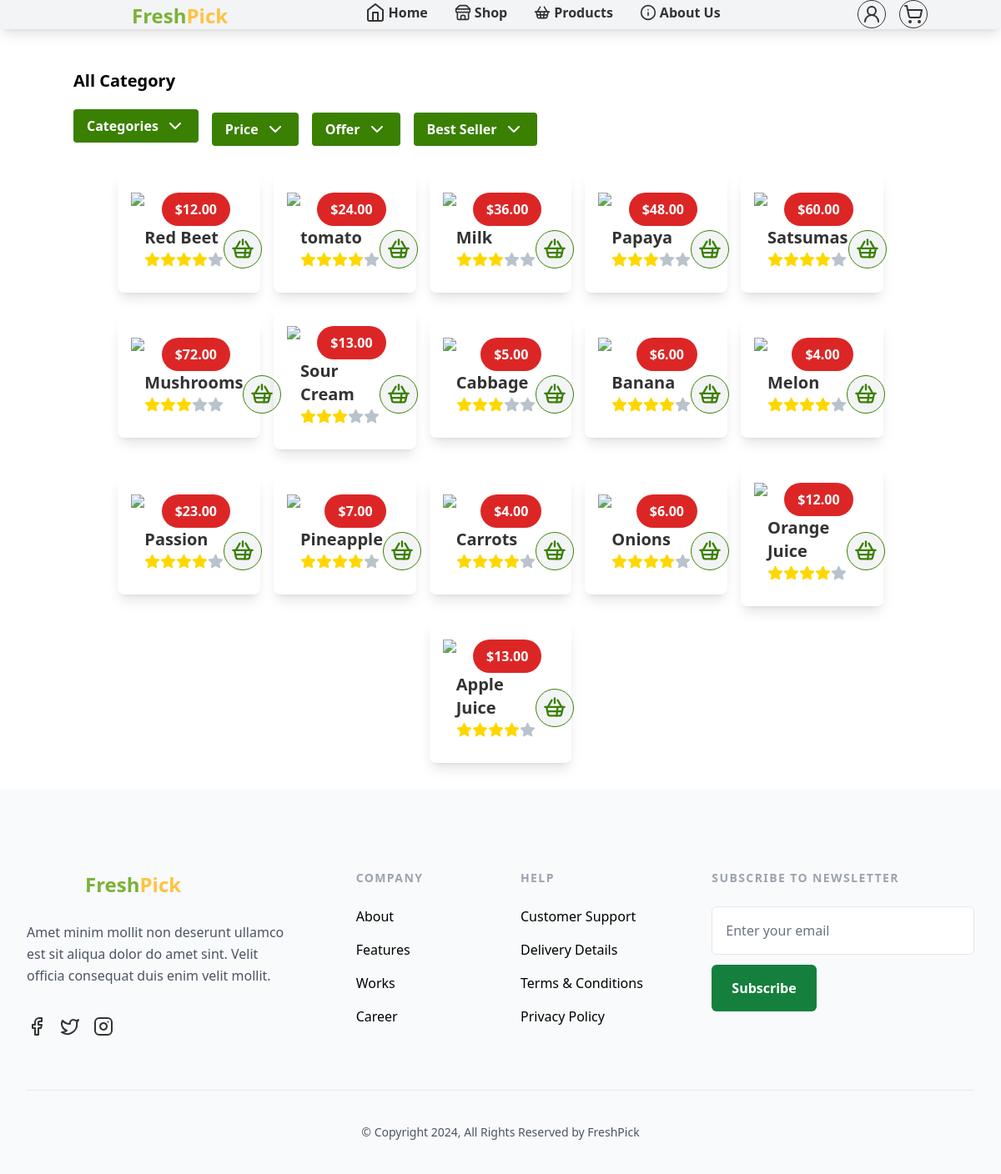
Screenshot of /products/ (signed in) with the database file from the repository.
### FreshPickApp/models.py (models this page shows, shortened)
class Product(models.Model):
    name = models.CharField(max_length=255)
    description = models.TextField()
    price = models.DecimalField(max_digits=8, decimal_places=2)
    quantity_available = models.IntegerField()
    image = models.CharField(max_length=255)
    category = models.CharField(max_length=255)

### FreshPickApp/views.py (the view)
# urls.py: path('products/', views.products, name='products'),
@login_required
def products(request):
    if request.user.is_authenticated:
        products = Product.objects.all()
        return render(request, 'products.html', {'products': products})
    else:
        return redirect('login')

### FreshPickApp/templates/products.html (shortened to what this page needs)
{% extends 'base.html' %}
{% block content %}
<div class="container mx-auto py-8">
    <h1 class="text-xl font-bold mt-4 px-2 lg:px-0">All Category</h1>
    <div class="mt-4 text-white inline-flex items-center flex-wrap space-y-2 px-2 lg:px-0">
        <button class="gap-2 inline-flex items-center mr-2 bg-[#3A8002] px-4 py-2 rounded font-semibold">
            Categories
            <svg xmlns="http://www.w3.org/2000/svg" width="24" height="24" viewBox="0 0 24 24" fill="none" stroke="currentColor" stroke-width="2" stroke-linecap="round" stroke-linejoin="round" class="lucide lucide-chevron-down"><path d="m6 9 6 6 6-6"/></svg>
        </button>
        <button class="gap-2 inline-flex items-center mx-2 bg-[#3A8002] px-4 py-2 rounded font-semibold">
            Price
            <svg xmlns="http://www.w3.org/2000/svg" width="24" height="24" viewBox="0 0 24 24" fill="none" stroke="currentColor" stroke-width="2" stroke-linecap="round" stroke-linejoin="round" class="lucide lucide-chevron-down"><path d="m6 9 6 6 6-6"/></svg>
        </button>
        <button class="gap-2 inline-flex items-center mx-2 bg-[#3A8002] px-4 py-2 rounded font-semibold">
            Offer
            <svg xmlns="http://www.w3.org/2000/svg" width="24" height="24" viewBox="0 0 24 24" fill="none" stroke="currentColor" stroke-width="2" stroke-linecap="round" stroke-linejoin="round" class="lucide lucide-chevron-down"><path d="m6 9 6 6 6-6"/></svg>
        </button>
        <button class="gap-2 inline-flex items-center mx-2 bg-[#3A8002] px-4 py-2 rounded font-semibold">
            Best Seller
            <svg xmlns="http://www.w3.org/2000/svg" width="24" height="24" viewBox="0 0 24 24" fill="none" stroke="currentColor" stroke-width="2" stroke-linecap="round" stroke-linejoin="round" class="lucide lucide-chevron-down"><path d="m6 9 6 6 6-6"/></svg>
        </button>
    </div>
    <div class="flex items-center lg:gap-4 mt-8 !flex-wrap justify-center">
        {% for product in products %}
        {% if product.quantity_available > 0 %}
        <div class="card w-1/2 md:w-1/3 lg:w-1/6 p-1 rounded-lg shadow-lg px-4 py-6 hover:shadow-2xl transition-all duration-300">
            <div class="card-img mx-auto text-center relative">
                <span class="absolute top-0 right-[20px] badge px-4 py-2 rounded-full bg-red-600 text-white font-semibold">${{ product.price }}</span>
            </div>
            <div class="card-desc inline-flex items-center justify-between w-full px-4 mt-4">
                <div class="product">
                    <h1 class="text-xl font-semibold text-[#333333]">{{ product.name }}</h1>
                    <div class="inline-flex items-center mt-[3px]">
                    </div>
                </div>
                <button class="text-[#3A8002] border border-[#3A8002] rounded-full p-2 bg-gray-100 hover:bg-green-700 hover:text-white transition-all duration-300" onclick="openModal('{{ product.id }}', '{{ product.name }}', '{{ product.price }}', '{{ product.description }}', '{{ product.image }}')">
                </button>
            </div>
        </div>
        {% endif %}
        {% endfor %}
    </div>
</div>
{% endblock %}

### FreshPickApp/templates/base.html (shortened to what this page needs)
{% load static %}
<!DOCTYPE html>
<html lang="en">
<head>
    <link rel="stylesheet" href="https://cdnjs.cloudflare.com/ajax/libs/font-awesome/5.15.3/css/all.min.css" />
    <script src="https://cdn.tailwindcss.com"></script>
</head>
<body>
<header class="bg-gray-100 shadow-lg h-full sticky top-0 z-[99]">
    <div class="container mx-auto flex justify-between items-center">
        <div>
            <a href="/" class="text-white text-2xl font-semibold inline-flex items-center">
                <h1 class="text-[#7bb234] ">Fresh<span class="text-[#ffc241]">Pick</span></h1>
            </a>
        </div>
        <nav class="hidden lg:block">
            <ul class="flex space-x-8">
                <li><a href="/" class="text-[#333333] font-semibold inline-flex items-center gap-1 hover:text-green-700 transition-all duration-300">
                    <svg xmlns="http://www.w3.org/2000/svg" width="24" height="24" viewBox="0 0 24 24" fill="none" stroke="currentColor" stroke-width="2" stroke-linecap="round" stroke-linejoin="round" class="lucide lucide-home"><path d="m3 9 9-7 9 7v11a2 2 0 0 1-2 2H5a2 2 0 0 1-2-2z"/><polyline points="9 22 9 12 15 12 15 22"/></svg>
                    Home</a>
                </li>
                <li><a href="/shop" class="text-[#333333] font-semibold inline-flex items-center gap-1 hover:text-green-700 transition-all duration-300">
                    Shop</a>
                </li>
                <li><a href="/products" class="text-[#333333] font-semibold inline-flex items-center gap-1 hover:text-green-700 transition-all duration-300">
                    Products</a>
                </li>
                <li><a href="/about" class="text-[#333333] font-semibold inline-flex items-center gap-1 hover:text-green-700 transition-all duration-300">
                    <svg xmlns="http://www.w3.org/2000/svg" width="20" height="20" viewBox="0 0 24 24" fill="none" stroke="currentColor" stroke-width="2" stroke-linecap="round" stroke-linejoin="round" class="lucide lucide-info"><circle cx="12" cy="12" r="10"/><path d="M12 16v-4"/><path d="M12 8h.01"/></svg>
                    About Us</a>
                </li>
            </ul>
        </nav>
        <div class="inline-flex items-center gap-4">
            <div class="relative">
                <button class="text-[#333333] font-semibold bg-transparent px-1 py-1 border-[1.5px] border-[#333333] hover:border-green-700 rounded-full hover:text-green-700 transition-all duration-300">
                    <svg xmlns="http://www.w3.org/2000/svg" width="24" height="24" viewBox="0 0 24 24" fill="none" stroke="currentColor" stroke-width="2" stroke-linecap="round" stroke-linejoin="round" class="lucide lucide-user-round"><circle cx="12" cy="8" r="5"/><path d="M20 21a8 8 0 0 0-16 0"/></svg>
                </button>
            </div>
            <div class="relative">
                <a href="{% url 'cart-items' %}">
                    <button id="cartButton" class="text-[#333333] font-semibold bg-transparent px-1 py-1 border-[1.5px] rounded-full border-[#333333] hover:border-green-700 hover:text-green-700 transition-all duration-300">
                    </button>
                </a>
              </div>
        </div>
    </div>
</header>
{% block content %}{% endblock %}
<section class="py-10 bg-gray-50 sm:pt-16 lg:pt-24">
    <div class="px-4 mx-auto sm:px-6 lg:px-8 max-w-7xl">
        <div class="grid grid-cols-2 md:col-span-3 lg:grid-cols-6 gap-y-16 gap-x-12">
            <div class="col-span-2 md:col-span-3 lg:col-span-2 lg:pr-8">
                <a href="/" class="text-white text-2xl font-semibold inline-flex items-center">
                    <h1 class="text-[#7bb234] ">Fresh<span class="text-[#ffc241]">Pick</span></h1>
                </a>
                <p class="text-base leading-relaxed text-gray-600 mt-7">Amet minim mollit non deserunt ullamco est sit aliqua dolor do amet sint. Velit officia consequat duis enim velit mollit.</p>
                <ul class="flex space-x-4 mt-9">
                    <li><a href="#" class="text-[#333333] hover:text-green-700 transition-all duration-300">
                        <svg xmlns="http://www.w3.org/2000/svg" width="24" height="24" viewBox="0 0 24 24" fill="none" stroke="currentColor" stroke-width="2" stroke-linecap="round" stroke-linejoin="round" class="lucide lucide-facebook"><path d="M18 2h-3a5 5 0 0 0-5 5v3H7v4h3v8h4v-8h3l1-4h-4V7a1 1 0 0 1 1-1h3z"/></svg>
                    </a></li>
                    <li><a href="#" class="text-[#333333] hover:text-green-700 transition-all duration-300">
                    </a></li>
                    <li><a href="#" class="text-[#333333] hover:text-green-700 transition-all duration-300">
                    </a></li>
                </ul>
            </div>
            <div>
                <p class="text-sm font-semibold tracking-widest text-gray-400 uppercase">Company</p>
                <ul class="mt-6 space-y-4">
                    <li>
                        <a href="/about" title="" class="flex text-base text-black transition-all duration-200 hover:text-green-700 focus:text-green-700"> About </a>
                    </li>
                    <li>
                        <a href="#" title="" class="flex text-base text-black transition-all duration-200 hover:text-green-700 focus:text-green-700"> Features </a>
                    </li>
                    <li>
                        <a href="#" title="" class="flex text-base text-black transition-all duration-200 hover:text-green-700 focus:text-green-700"> Works </a>
                    </li>
                    <li>
                        <a href="#" title="" class="flex text-base text-black transition-all duration-200 hover:text-green-700 focus:text-green-700"> Career </a>
                    </li>
                </ul>
            </div>
            <div>
                <p class="text-sm font-semibold tracking-widest text-gray-400 uppercase">Help</p>
                <ul class="mt-6 space-y-4">
                    <li>
                        <a href="#" title="" class="flex text-base text-black transition-all duration-200 hover:text-green-700 focus:text-green-700"> Customer Support </a>
                    </li>
                    <li>
                        <a href="#" title="" class="flex text-base text-black transition-all duration-200 hover:text-green-700 focus:text-green-700"> Delivery Details </a>
                    </li>
                    <li>
                        <a href="#" title="" class="flex text-base text-black transition-all duration-200 hover:text-green-700 focus:text-green-700"> Terms & Conditions </a>
                    </li>
                    <li>
                        <a href="#" title="" class="flex text-base text-black transition-all duration-200 hover:text-green-700 focus:text-green-700"> Privacy Policy </a>
                    </li>
                </ul>
            </div>
            <div class="col-span-2 md:col-span-1 lg:col-span-2 lg:pl-8">
                <p class="text-sm font-semibold tracking-widest text-gray-400 uppercase">Subscribe to newsletter</p>
                <form action="#" method="POST" class="mt-6">
                    <div>
                        <input type="email" name="email" id="email" placeholder="Enter your email" class="block w-full p-4 text-black placeholder-gray-500 transition-all duration-200 bg-white border border-gray-200 rounded-md focus:outline-none focus:border-green-700 caret-green-700" />
                    </div>
                    <button type="submit" class="inline-flex items-center justify-center px-6 py-4 mt-3 font-semibold text-white transition-all duration-200 bg-green-700 rounded-md hover:bg-green-700/[.8] focus:bg-green-700">Subscribe</button>
                </form>
            </div>
        </div>
        <hr class="mt-16 mb-10 border-gray-200" />
        <p class="text-sm text-center text-gray-600">© Copyright 2024, All Rights Reserved by FreshPick</p>
    </div>
</section>
</body>
</html>

### rows the page displays
Product: price "12.00", name "Red Beet"
Product: price "24.00", name "tomato"
Product: price "36.00", name "Milk"
Product: price "48.00", name "Papaya"
Product: price "60.00", name "Satsumas"
Product: price "72.00", name "Mushrooms"
Product: price "13.00", name "Sour Cream"
Product: price "5.00", name "Cabbage"
Product: price "6.00", name "Banana"
Product: price "4.00", name "Melon"
Product: price "23.00", name "Passion"
Product: price "7.00", name "Pineapple"
Product: price "4.00", name "Carrots"
Product: price "6.00", name "Onions"
Product: price "12.00", name "Orange Juice"
Product: price "13.00", name "Apple Juice"
